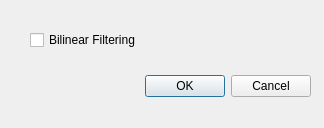
<?xml version="1.0" encoding="UTF-8"?>
<ui version="4.0">
 <class>VideoSettings</class>
 <widget class="QDialog" name="VideoSettings">
  <property name="windowModality">
   <enum>Qt::NonModal</enum>
  </property>
  <property name="geometry">
   <rect>
    <x>0</x>
    <y>0</y>
    <width>324</width>
    <height>128</height>
   </rect>
  </property>
  <property name="windowTitle">
   <string>Video Settings</string>
  </property>
  <property name="modal">
   <bool>false</bool>
  </property>
  <widget class="QDialogButtonBox" name="buttonBox">
   <property name="geometry">
    <rect>
     <x>20</x>
     <y>70</y>
     <width>291</width>
     <height>32</height>
    </rect>
   </property>
   <property name="orientation">
    <enum>Qt::Horizontal</enum>
   </property>
   <property name="standardButtons">
    <set>QDialogButtonBox::Cancel|QDialogButtonBox::Ok</set>
   </property>
  </widget>
  <widget class="QCheckBox" name="checkBoxFilter">
   <property name="geometry">
    <rect>
     <x>30</x>
     <y>30</y>
     <width>161</width>
     <height>20</height>
    </rect>
   </property>
   <property name="text">
    <string>Bilinear Filtering</string>
   </property>
  </widget>
 </widget>
 <resources/>
 <connections>
  <connection>
   <sender>buttonBox</sender>
   <signal>accepted()</signal>
   <receiver>VideoSettings</receiver>
   <slot>PressedOK()</slot>
   <hints>
    <hint type="sourcelabel">
     <x>248</x>
     <y>254</y>
    </hint>
    <hint type="destinationlabel">
     <x>157</x>
     <y>274</y>
    </hint>
   </hints>
  </connection>
  <connection>
   <sender>buttonBox</sender>
   <signal>rejected()</signal>
   <receiver>VideoSettings</receiver>
   <slot>PressedCancel()</slot>
   <hints>
    <hint type="sourcelabel">
     <x>316</x>
     <y>260</y>
    </hint>
    <hint type="destinationlabel">
     <x>286</x>
     <y>274</y>
    </hint>
   </hints>
  </connection>
 </connections>
 <slots>
  <slot>PressedOK()</slot>
  <slot>PressedCancel()</slot>
  <slot>Color1()</slot>
  <slot>Color2()</slot>
  <slot>Color3()</slot>
  <slot>Color4()</slot>
 </slots>
</ui>
